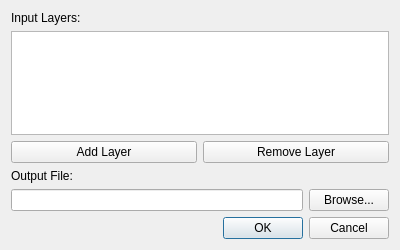
<?xml version="1.0" encoding="UTF-8"?>
<ui version="4.0">
 <class>OverlapResolverDialog</class>
 <widget class="QDialog" name="OverlapResolverDialog">
  <property name="geometry">
   <rect>
    <x>0</x>
    <y>0</y>
    <width>400</width>
    <height>250</height>
   </rect>
  </property>
  <property name="windowTitle">
   <string>Overlap Resolver</string>
  </property>
  <layout class="QVBoxLayout" name="verticalLayout">
   <item>
    <widget class="QLabel" name="label">
     <property name="text">
      <string>Input Layers:</string>
     </property>
    </widget>
   </item>
   <item>
    <widget class="QListWidget" name="listLayers"/>
   </item>
   <item>
    <layout class="QHBoxLayout" name="horizontalLayout">
     <item>
      <widget class="QPushButton" name="btnAddLayer">
       <property name="text">
        <string>Add Layer</string>
       </property>
      </widget>
     </item>
     <item>
      <widget class="QPushButton" name="btnRemoveLayer">
       <property name="text">
        <string>Remove Layer</string>
       </property>
      </widget>
     </item>
    </layout>
   </item>
   <item>
    <widget class="QLabel" name="label_3">
     <property name="text">
      <string>Output File:</string>
     </property>
    </widget>
   </item>
   <item>
    <layout class="QHBoxLayout" name="horizontalLayout_2">
     <item>
      <widget class="QLineEdit" name="txtOutputPath"/>
     </item>
     <item>
      <widget class="QPushButton" name="btnBrowseOutput">
       <property name="text">
        <string>Browse...</string>
       </property>
      </widget>
     </item>
    </layout>
   </item>
   <item>
    <widget class="QDialogButtonBox" name="buttonBox">
     <property name="orientation">
      <enum>Qt::Horizontal</enum>
     </property>
     <property name="standardButtons">
      <set>QDialogButtonBox::Cancel|QDialogButtonBox::Ok</set>
     </property>
    </widget>
   </item>
  </layout>
 </widget>
 <resources/>
 <connections>
  <connection>
   <sender>buttonBox</sender>
   <signal>accepted()</signal>
   <receiver>OverlapResolverDialog</receiver>
   <slot>accept()</slot>
   <hints>
    <hint type="sourcelabel">
     <x>248</x>
     <y>254</y>
    </hint>
    <hint type="destinationlabel">
     <x>157</x>
     <y>274</y>
    </hint>
   </hints>
  </connection>
  <connection>
   <sender>buttonBox</sender>
   <signal>rejected()</signal>
   <receiver>OverlapResolverDialog</receiver>
   <slot>reject()</slot>
   <hints>
    <hint type="sourcelabel">
     <x>316</x>
     <y>260</y>
    </hint>
    <hint type="destinationlabel">
     <x>286</x>
     <y>274</y>
    </hint>
   </hints>
  </connection>
 </connections>
</ui> 
